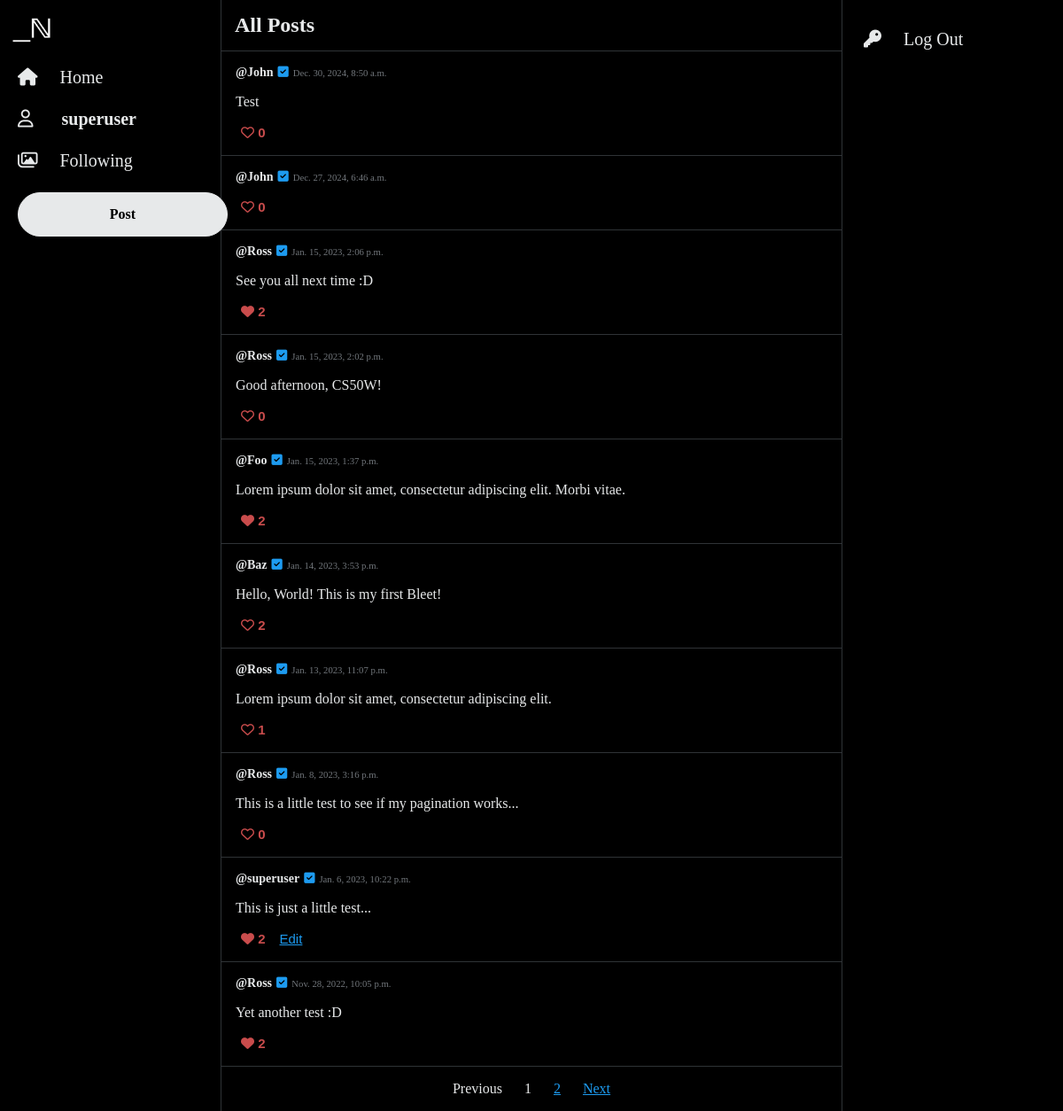
The app's page /allPosts (signed in) with its own data.
### network/models.py (models this page shows, shortened)
class User(AbstractUser):
    pass

class Tweet(models.Model):
    author = models.ForeignKey(User, on_delete=models.CASCADE)
    tweetText = models.CharField(max_length=255)
    posted = models.DateTimeField(auto_now_add=True)
    like = models.ManyToManyField(User, blank=True, related_name="likes")

### network/views.py (the view)
# urls.py: path("allPosts", views.allPosts, name="allPosts"),
@login_required(redirect_field_name='my_redirect_field')
def allPosts(request):
    tweets = Tweet.objects.all().order_by('-posted')
    paginator = Paginator(tweets, 10)
    page_number = request.GET.get('page')
    page_obj = paginator.get_page(page_number)
    return render(request, "network/allPosts.html", {
        "page_obj": page_obj
    })

### network/templates/network/allPosts.html (shortened to what this page needs)
{% extends "network/layout.html" %}
{% block body %}
<div style="border-bottom: 1px solid #2F3336;">
   <h2 style="margin: 15px;">All Posts</h2>
</div>
<div class="container">
   {% for tweet in page_obj %}
   <div class="post">
      <div class="card" data-id="{{tweet.id}}">
         <div class="card-body rounded">
            <div class="card-info">
            <a class="card-title" href="{% url 'profile' user_id=tweet.author.id%}"><strong>@{{ tweet.author }}</strong></a>
            <i class="fa-solid fa-square-check" id="check"></i>
            <h6 class="card-subtitle">{{tweet.posted}}</h6>
            </div>
            <p class="card-text" id="tweetText">{{tweet.tweetText}}</p>
            {% if user.username in tweet.like.all|stringformat:'s' %}
            <button class="button-like" id="foo-like">
               <i class="fa-solid fa-heart"></i>&nbsp;<span id="number">{{ tweet.like.all.count }}</span>
            </button>
            {% else %}
            <button class="button-secondary" id="foo">
               <i class="fa-regular fa-heart"></i>&nbsp;<span id="number">{{ tweet.like.all.count }}</span>
            </button>
            {% endif %}
            {% if user.username == tweet.author|stringformat:'s' %}
            <button class="button-edit" id="edit">  Edit</button>
            {% endif %}
         </div>
      </div>
   </div>
   {% endfor %}
   <nav aria-label="Page">
      <ul class="pagination">
         {% if page_obj.has_previous %}
         <li class="page-item">
            <a class="page-link" href="?page={{ page_obj.previous_page_number }}">Previous</a>
         </li>
         {% else %}
         <li class="page-item disabled">
            <a class="page-link disabled" href="#" tabindex="-1" aria-disabled="True">Previous</a>
         </li>
         {% endif %}
         {% for i in page_obj.paginator.page_range %}
         {% if page_obj.number == i %}
         <li class="page-item active" aria-current="page">
            <span class="page-link">
               {{ i }}
            </span>
         </li>
         {% else %}
         <li class="page-item"><a class="page-link" href="?page={{ i }}">{{ i }}</a></li>
         {% endif %}
         {% endfor %}
         {% if page_obj.has_next %}
         <li class="page-item">
            <a class="page-link" href="?page={{ page_obj.next_page_number }}">Next</a>
         </li>
         {% else %}
         <li class="page-item disabled">
            <a class="page-link disabled" href="#" tabindex="-1" aria-disabled="True">Next</a>
         </li>
         {% endif %}
      </ul>
   </nav>
   </div>
   {% endblock %}

### network/templates/network/layout.html (shortened to what this page needs)
{% load static %}
<!DOCTYPE html>
<html lang="en">
    <head>
        <link rel="stylesheet" href="{% static 'network/styles.css' %}"/>
        <link rel="stylesheet" href="https://cdnjs.cloudflare.com/ajax/libs/font-awesome/6.7.2/css/all.min.css">
    </head>
    <body>
        <header>
            <div class="sticky">
                <div class="logo">
                    <a href="{% url 'index' %}">
                        <img src="{% static '/network/logo.webp' %}" height="45" alt="logo"/>
                    </a>
                </div>
                <nav>
                    <div>
                        <ul style="margin: 0;">
                            {% if user.is_authenticated %}
                                <li class="nav-item">
                                    <a class="nav-link" href="{% url 'allPosts' %}">
                                        <i class="fa-sharp fa-solid fa-house" id="nav-icon"></i>
                                        <span class="nav-text">Home</span>
                                    </a>
                                </li>
                                <li class="nav-item">
                                    <a class="nav-link" href="{% url 'profile' user_id=user.id%}">
                                        <i class="fa-regular fa-user" id="nav-icon"></i>
                                        <strong class="nav-text" style="margin-left: 27px;">{{ user.username }}</strong>
                                    </a>
                                </li>
                                <li class="nav-item">
                                    <a class="nav-link" href="{% url 'following' %}">
                                        <i class="fa-regular fa-images"></i>
                                        <span class="nav-text">Following</span>
                                    </a>
                                </li>
                                <li class="nav-item button">
                                    <a class="nav-button" href="{% url 'tweet' %}" role="button">Post</a>
                                </li>
                            {% endif %}
                        </ul>
                    </div>
                </nav>
            </div>
        </header>
        <div class="body">
            {% block body %}
            {% endblock %}
        </div>
        <footer>
            <div class="sticky" style="margin-left: 12px;">
                <ul>
                    <li class="nav-item">
                        <a class="nav-link" href="{% url 'logout' %}" role="button">
                            <i class="fa-solid fa-key"></i>
                            <span class="nav-text">Log Out</span>
                        </a>
                    </li>
                </ul>
            </div>
        </footer>
    </body>
</html>

### network/static/network/styles.css (style rules this page uses)
body { display: flex; color: #e7e9ea; justify-content: center; background-color: #000; font-family: TwitterChirp; margin-top: 0; margin-bottom: 0; }
header { width: 275px; border-right: 1px solid #2F3336; }
footer { width: 275px; border-left: 1px solid #2F3336; }
ul { padding-inline-start: 0; }
#nav-icon { font-size: 20px; color: #e7e9ea; }
a.nav-link { font-size: 20px; color: #e7e9ea; text-decoration: none; }
a.card-title { margin: 0; color: #e7e9ea; text-decoration: none; font-size: 14px; }
a.page-link { color: #1d9bf0; }
a.page-link.disabled { color: #e7e9ea; text-decoration: none; cursor: default; }
.sticky { position: fixed; margin-top: 5px; }
.nav-item { align-items: center; display: flex; padding: 12px; }
.logo { padding: 5px; }
.nav-text { margin-left: 20px; margin-right: 16px; }
.nav-button { background-color: #e7e9ea; border: 1px solid #e7e9ea; border-radius: 25px; padding: 15px 25px; text-align: center; color: #000; text-decoration: none; font-weight: 600; width: 185px; }
.nav-item.button { background-color: transparent; border-radius: 25px; width: auto; }
.body { max-width: 750px; min-width: 700px; }
.post { border-bottom: 1px solid #2F3336; padding: 16px; }
.card-info { display: flex; align-items: baseline; gap: 5px; }
.card-subtitle { margin: 0; font-weight: normal; color: #71767b; }
#check { color: #1d9bf0; font-size: 14px; }
#foo { border: none; background-color: transparent; color: #c94c4c; font-size: 15px; cursor: pointer; }
#foo-like { border: none; background-color: transparent; color: #c94c4c; font-size: 15px; font-weight: bold; cursor: pointer; }
#number { font-weight: bold; }
.button-edit { border: none; background-color: transparent; color: #1d9bf0; font-size: 15px; cursor: pointer; text-decoration: underline; }
.pagination { display: flex; justify-content: center; gap: 25px; align-items: center; }
.page-item { display: block; }

### records on screen
User: username "superuser"
Tweet: author "John", posted "Dec. 30, 2024, 8:50 a.m.", tweetText "Test", like.all.count "0"
Tweet: author "John", posted "Dec. 27, 2024, 6:46 a.m.", like.all.count "0"
Tweet: author "Ross", posted "Jan. 15, 2023, 2:06 p.m.", tweetText "See you all next time :D", like.all.count "2"
Tweet: author "Ross", posted "Jan. 15, 2023, 2:02 p.m.", tweetText "Good afternoon, CS50W!", like.all.count "0"
Tweet: author "Foo", posted "Jan. 15, 2023, 1:37 p.m.", tweetText "Lorem ipsum dolor sit amet, consectetur adipiscing elit. Morbi vitae.", like.all.count "2"
Tweet: author "Baz", posted "Jan. 14, 2023, 3:53 p.m.", tweetText "Hello, World! This is my first Bleet!", like.all.count "2"
Tweet: author "Ross", posted "Jan. 13, 2023, 11:07 p.m.", tweetText "Lorem ipsum dolor sit amet, consectetur adipiscing elit.", like.all.count "1"
Tweet: author "Ross", posted "Jan. 8, 2023, 3:16 p.m.", tweetText "This is a little test to see if my pagination works...", like.all.count "0"
Tweet: author "superuser", posted "Jan. 6, 2023, 10:22 p.m.", tweetText "This is just a little test...", like.all.count "2", shows "Edit"
Tweet: author "Ross", posted "Nov. 28, 2022, 10:05 p.m.", tweetText "Yet another test :D", like.all.count "2"

### other values on screen
{{ i }} "1"
{{ i }} "2"
